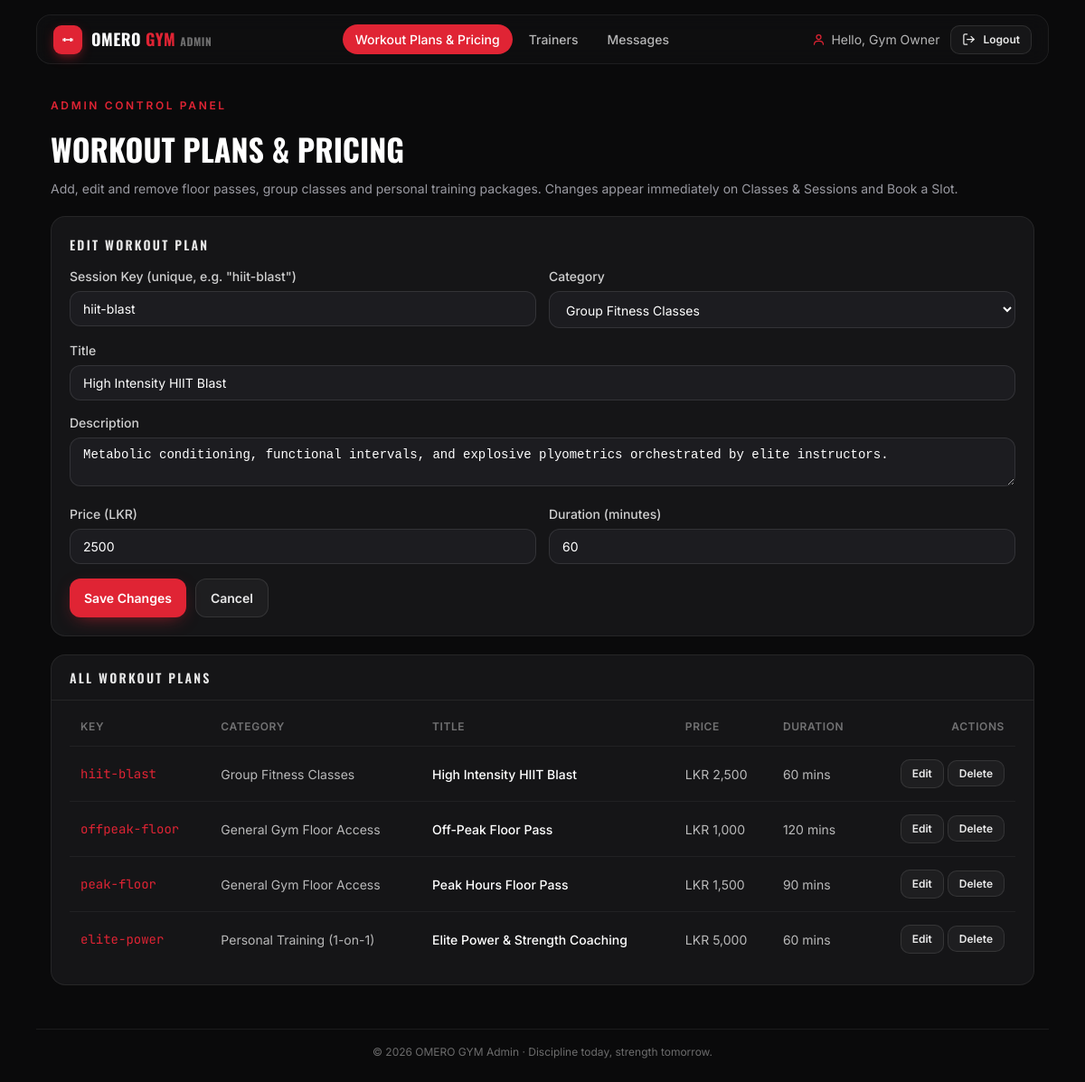
The app's page /admin/sessions.php?edit=3 (signed in) with its own data.
### tables this page shows
CREATE TABLE IF NOT EXISTS sessions_catalog (
    id            INT AUTO_INCREMENT PRIMARY KEY,
    session_key   VARCHAR(50)   NOT NULL UNIQUE,    
    category      VARCHAR(30)   NOT NULL,           
    title         VARCHAR(150)  NOT NULL,
    description   TEXT,
    price         INT           NOT NULL DEFAULT 0,
    duration      INT           NOT NULL DEFAULT 0,    
    created_at    DATETIME      NOT NULL DEFAULT CURRENT_TIMESTAMP
);

### admin/sessions.php (the view, shortened to what this page needs)
<?php
require_once __DIR__ . '/../includes/db.php';
$CATEGORIES = [
    'floor'    => 'General Gym Floor Access',
    'classes'  => 'Group Fitness Classes',
    'personal' => 'Personal Training (1-on-1)',
];
$rows = $pdo->query('SELECT * FROM sessions_catalog ORDER BY category, price')->fetchAll();
$editing = null;
if (isset($_GET['edit'])) {
    $editStmt = $pdo->prepare('SELECT * FROM sessions_catalog WHERE id = ? LIMIT 1');
    $editStmt->execute([(int) $_GET['edit']]);
    $editing = $editStmt->fetch() ?: null;
}
require __DIR__ . '/includes/admin_chrome_top.php';
?>
        <section class="fade">
          <span class="eyebrow">Admin Control Panel</span>
          <h1 class="page-title">WORKOUT PLANS &amp; PRICING</h1>
          <p class="page-sub">Add, edit and remove floor passes, group classes and personal training packages. Changes appear immediately on Classes &amp; Sessions and Book a Slot.</p>
        </section>
        <div class="card pad" style="margin-top:20px;">
          <div class="panel-head" style="padding:0 0 14px;border:0;">
            <h2><?= $editing ? 'Edit Workout Plan' : 'Add a New Workout Plan' ?></h2>
          </div>
          <form method="post" action="sessions.php<?= $editing ? '?edit=' . (int) $editing['id'] : '' ?>">
            <div class="admin-form-grid">
              <div>
                <label class="field-label" for="s-key">Session Key (unique, e.g. "hiit-blast")</label>
                <input class="field" id="s-key" name="session_key" required pattern="[a-z0-9-]+"
                  value="<?= htmlspecialchars($editing['session_key'] ?? '', ENT_QUOTES, 'UTF-8') ?>" />
              </div>
              <div>
                <label class="field-label" for="s-cat">Category</label>
                <select class="field" id="s-cat" name="category" required>
                  <?php foreach ($CATEGORIES as $key => $label): ?>
                    <option value="<?= $key ?>" <?= (isset($editing['category']) && $editing['category'] === $key) ? 'selected' : '' ?>><?= $label ?></option>
                  <?php endforeach; ?>
                </select>
              </div>
              <div class="span-2">
                <label class="field-label" for="s-title">Title</label>
                <input class="field" id="s-title" name="title" required
                  value="<?= htmlspecialchars($editing['title'] ?? '', ENT_QUOTES, 'UTF-8') ?>" />
              </div>
              <div class="span-2">
                <label class="field-label" for="s-desc">Description</label>
                <textarea class="field" id="s-desc" name="description" rows="2"><?= htmlspecialchars($editing['description'] ?? '', ENT_QUOTES, 'UTF-8') ?></textarea>
              </div>
              <div>
                <label class="field-label" for="s-price">Price (LKR)</label>
                <input class="field" id="s-price" name="price" type="number" min="0" required
                  value="<?= htmlspecialchars((string) ($editing['price'] ?? 0), ENT_QUOTES, 'UTF-8') ?>" />
              </div>
              <div>
                <label class="field-label" for="s-dur">Duration (minutes)</label>
                <input class="field" id="s-dur" name="duration" type="number" min="0" required
                  value="<?= htmlspecialchars((string) ($editing['duration'] ?? 0), ENT_QUOTES, 'UTF-8') ?>" />
              </div>
            </div>
            <div style="margin-top:16px;display:flex;gap:10px;">
              <button class="btn btn-primary" type="submit"><?= $editing ? 'Save Changes' : 'Add Workout Plan' ?></button>
              <?php if ($editing): ?><a class="btn btn-ghost" href="sessions.php">Cancel</a><?php endif; ?>
            </div>
          </form>
        </div>
        <div class="card panel" style="margin-top:20px;">
          <div class="panel-head"><h2>All Workout Plans</h2></div>
          <div class="pad table-wrap">
            <table>
              <thead><tr><th>Key</th><th>Category</th><th>Title</th><th>Price</th><th>Duration</th><th class="right">Actions</th></tr></thead>
              <tbody>
                <?php foreach ($rows as $row): ?>
                  <tr>
                    <td class="id"><?= htmlspecialchars($row['session_key'], ENT_QUOTES, 'UTF-8') ?></td>
                    <td class="cell-muted"><?= htmlspecialchars($CATEGORIES[$row['category']] ?? $row['category'], ENT_QUOTES, 'UTF-8') ?></td>
                    <td class="cell-title"><?= htmlspecialchars($row['title'], ENT_QUOTES, 'UTF-8') ?></td>
                    <td class="cell-muted">LKR <?= number_format((int) $row['price']) ?></td>
                    <td class="cell-muted"><?= (int) $row['duration'] ?> mins</td>
                    <td class="right">
                      <a class="btn btn-ghost btn-sm" href="sessions.php?edit=<?= (int) $row['id'] ?>">Edit</a>
                      <form method="post" action="sessions.php" style="display:inline" onsubmit="return confirm('Delete this workout plan?');">
                        <button class="btn btn-ghost btn-sm" type="submit">Delete</button>
                      </form>
                    </td>
                  </tr>
                <?php endforeach; ?>
              </tbody>
            </table>
          </div>
        </div>
<?php require __DIR__ . '/includes/admin_chrome_bottom.php'; ?>

### common.css (style rules this page uses)
:root { --bg: #0a0a0b; --surface: #151517; --raised: #1c1c20; --border: rgba(255, 255, 255, 0.07); --accent: #e02434; --accent-soft: #f04452; --text: #ffffff; --muted: #9a9aa2; --radius: 16px; --shell: 1120px; --font: "Inter", system-ui, sans-serif; --display: "Oswald", "Arial Narrow", sans-serif; --mono: "JetBrains Mono", ui-monospace, monospace; }
* { box-sizing: border-box; margin: 0; padding: 0; -webkit-tap-highlight-color: transparent; }
html { scroll-behavior: smooth; }
body { background: var(--bg); color: var(--text); font-family: var(--font); min-height: 100vh; line-height: 1.5; -webkit-font-smoothing: antialiased; }
a { color: inherit; text-decoration: none; }
button { font-family: inherit; cursor: pointer; border: none; background: none; color: inherit; }
input, select { font-family: inherit; }
.btn { display: inline-flex; align-items: center; justify-content: center; gap: 8px; border-radius: 12px; padding: 10px 16px; font-size: 14px; font-weight: 600; transition: 0.2s; user-select: none; }
.btn-primary { background: var(--accent); color: #fff; box-shadow: 0 6px 20px -8px rgba(224, 36, 52, 0.7); }
.btn-ghost { background: rgba(255, 255, 255, 0.04); border: 1px solid rgba(255, 255, 255, 0.1); color: rgba(255, 255, 255, 0.9); }
.btn-sm { padding: 6px 12px; font-size: 12px; border-radius: 10px; }
.field-label { display: block; font-size: 14px; font-weight: 500; color: rgba(255, 255, 255, 0.8); margin-bottom: 6px; }
.field { width: 100%; border: 1px solid rgba(255, 255, 255, 0.1); background: var(--raised); border-radius: 12px; padding: 10px 14px; font-size: 14px; color: #fff; transition: 0.2s; }
.field::placeholder { color: rgba(255, 255, 255, 0.35); }
.card { border: 1px solid var(--border); background: var(--surface); border-radius: var(--radius); }
.eyebrow { display: inline-flex; align-items: center; gap: 8px; font-size: 12px; font-weight: 600; text-transform: uppercase; letter-spacing: 0.22em; color: var(--accent); }
.page-title { font-family: var(--display); font-weight: 700; font-size: 34px; margin-top: 12px; }
.page-sub { font-size: 14px; color: var(--muted); margin-top: 8px; }
.fade { animation: fade 0.4s ease-out both; }

### workouts.css (style rules this page uses)
.panel { margin-top: 24px; overflow: hidden; }
.panel-head { padding: 14px 20px; border-bottom: 1px solid var(--border); display: flex; align-items: center; gap: 8px; }
.panel-head h2 { font-family: var(--display); font-size: 14px; font-weight: 600; text-transform: uppercase; letter-spacing: 0.16em; color: rgba(255, 255, 255, 0.9); }
.pad { padding: 20px; }
.table-wrap { overflow-x: auto; }
table { width: 100%; border-collapse: collapse; font-size: 14px; text-align: left; min-width: 640px; }
th { padding: 0 12px 12px; font-size: 12px; font-weight: 600; text-transform: uppercase; letter-spacing: 0.05em; color: rgba(255, 255, 255, 0.4); }
td { padding: 14px 12px; border-top: 1px solid rgba(255, 255, 255, 0.05); vertical-align: middle; }
.id { font-family: var(--mono); color: var(--accent); }
.cell-title { font-weight: 500; }
.cell-muted { color: rgba(255, 255, 255, 0.7); }
.right { text-align: right; }

### admin/admin.css (style rules this page uses)
.admin-form-grid { display: grid; gap: 14px; grid-template-columns: 1fr; }
@media (min-width: 720px) { .admin-form-grid { grid-template-columns: 1fr 1fr; } }
@media (min-width: 720px) { .admin-form-grid .span-2 { grid-column: 1 / -1; } }

### records on screen
sessions_catalog: session_key "hiit-blast", category "Group Fitness Classes", title "High Intensity HIIT Blast", description "Metabolic conditioning, functional intervals, and explosive plyometrics orchestrated by elite instructors.", price "2500", duration "60", price "2,500"
sessions_catalog: session_key "offpeak-floor", category "General Gym Floor Access", title "Off-Peak Floor Pass", price "1,000", duration "120"
sessions_catalog: session_key "peak-floor", category "General Gym Floor Access", title "Peak Hours Floor Pass", price "1,500", duration "90"
sessions_catalog: session_key "elite-power", category "Personal Training (1-on-1)", title "Elite Power & Strength Coaching", price "5,000", duration "60"

### other values on screen
admin_name() "Gym Owner"
